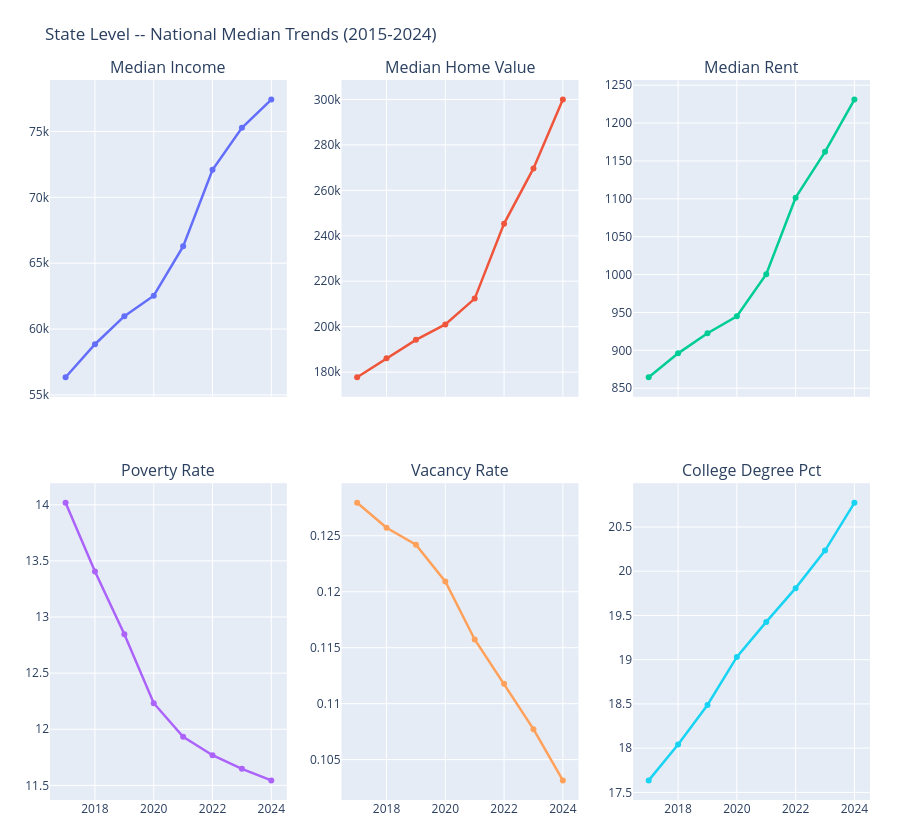

Here is the notebook cell this chart was saved with:
### Code cell
# ---- Viz: State-Level Timeline (2015-2024) -- National Median of Key ACS Attributes ----
if len(df_states_all) > 0:
    key_attrs = ["median_income", "median_home_value", "median_rent",
                 "poverty_rate", "vacancy_rate", "college_degree_pct"]
    avail = [a for a in key_attrs if a in df_states_all.columns]
    df_st_ann = df_states_all.groupby("year")[avail].median().reset_index()
    n_cols = 3
    n_rows = (len(avail) + n_cols - 1) // n_cols
    fig = make_subplots(
        rows=n_rows, cols=n_cols,
        subplot_titles=[a.replace("_", " ").title() for a in avail],
        shared_xaxes=True, vertical_spacing=0.12,
    )
    colors = px.colors.qualitative.Plotly
    for idx, attr in enumerate(avail):
        r, c = divmod(idx, n_cols)
        fig.add_trace(
            go.Scatter(x=df_st_ann["year"], y=df_st_ann[attr],
                       mode="lines+markers", name=attr.replace("_", " ").title(),
                       line=dict(color=colors[idx % len(colors)], width=2.5),
                       showlegend=False),
            row=r + 1, col=c + 1,
        )
    fig.update_layout(
        title="State Level -- National Median Trends (2015-2024)",
        height=420 * n_rows, margin=dict(l=50, r=30, t=80, b=40),
    )
    fig.update_xaxes(dtick=2)
    fig.show()
else:
    print("No state data for timeline visualization")

### Figure 1 — Plotly figure (JSON) as saved in the notebook; plotly's stock layout.template omitted (floating-point values rounded to 4 significant figures)
{"data": [{"line": {"color": "#636EFA", "width": 2.5}, "mode": "lines+markers", "name": "Median Income", "showlegend": false, "type": "scatter", "x": [2017, 2018, 2019, 2020, 2021, 2022, 2023, 2024], "xaxis": "x", "y": [56340.0, 58850.0, 60980.0, 62530.0, 66280.0, 72090.0, 75270.0, 77420.0], "yaxis": "y"}, {"line": {"color": "#EF553B", "width": 2.5}, "mode": "lines+markers", "name": "Median Home Value", "showlegend": false, "type": "scatter", "x": [2017, 2018, 2019, 2020, 2021, 2022, 2023, 2024], "xaxis": "x2", "y": [177800.0, 186100.0, 194200.0, 201000.0, 212400.0, 245400.0, 269600.0, 300000.0], "yaxis": "y2"}, {"line": {"color": "#00CC96", "width": 2.5}, "mode": "lines+markers", "name": "Median Rent", "showlegend": false, "type": "scatter", "x": [2017, 2018, 2019, 2020, 2021, 2022, 2023, 2024], "xaxis": "x3", "y": [864.5, 896.0, 922.5, 945.0, 1000.0, 1102.0, 1162.0, 1231.0], "yaxis": "y3"}, {"line": {"color": "#AB63FA", "width": 2.5}, "mode": "lines+markers", "name": "Poverty Rate", "showlegend": false, "type": "scatter", "x": [2017, 2018, 2019, 2020, 2021, 2022, 2023, 2024], "xaxis": "x4", "y": [14.02, 13.4, 12.85, 12.23, 11.93, 11.77, 11.65, 11.54], "yaxis": "y4"}, {"line": {"color": "#FFA15A", "width": 2.5}, "mode": "lines+markers", "name": "Vacancy Rate", "showlegend": false, "type": "scatter", "x": [2017, 2018, 2019, 2020, 2021, 2022, 2023, 2024], "xaxis": "x5", "y": [0.1279, 0.1257, 0.1242, 0.1209, 0.1157, 0.1118, 0.1077, 0.1031], "yaxis": "y5"}, {"line": {"color": "#19D3F3", "width": 2.5}, "mode": "lines+markers", "name": "College Degree Pct", "showlegend": false, "type": "scatter", "x": [2017, 2018, 2019, 2020, 2021, 2022, 2023, 2024], "xaxis": "x6", "y": [17.64, 18.04, 18.49, 19.03, 19.43, 19.81, 20.23, 20.77], "yaxis": "y6"}], "layout": {"annotations": [{"font": {"size": 16}, "showarrow": false, "text": "Median Income", "x": 0.1444, "xanchor": "center", "xref": "paper", "y": 1, "yanchor": "bottom", "yref": "paper"}, {"font": {"size": 16}, "showarrow": false, "text": "Median Home Value", "x": 0.5, "xanchor": "center", "xref": "paper", "y": 1, "yanchor": "bottom", "yref": "paper"}, {"font": {"size": 16}, "showarrow": false, "text": "Median Rent", "x": 0.8556, "xanchor": "center", "xref": "paper", "y": 1, "yanchor": "bottom", "yref": "paper"}, {"font": {"size": 16}, "showarrow": false, "text": "Poverty Rate", "x": 0.1444, "xanchor": "center", "xref": "paper", "y": 0.44, "yanchor": "bottom", "yref": "paper"}, {"font": {"size": 16}, "showarrow": false, "text": "Vacancy Rate", "x": 0.5, "xanchor": "center", "xref": "paper", "y": 0.44, "yanchor": "bottom", "yref": "paper"}, {"font": {"size": 16}, "showarrow": false, "text": "College Degree Pct", "x": 0.8556, "xanchor": "center", "xref": "paper", "y": 0.44, "yanchor": "bottom", "yref": "paper"}], "height": 840, "margin": {"b": 40, "l": 50, "r": 30, "t": 80}, "title": {"text": "State Level -- National Median Trends (2015-2024)"}, "xaxis": {"anchor": "y", "domain": [0, 0.2889], "dtick": 2, "matches": "x4", "showticklabels": false}, "xaxis2": {"anchor": "y2", "domain": [0.3556, 0.6444], "dtick": 2, "matches": "x5", "showticklabels": false}, "xaxis3": {"anchor": "y3", "domain": [0.7111, 1], "dtick": 2, "matches": "x6", "showticklabels": false}, "xaxis4": {"anchor": "y4", "domain": [0, 0.2889], "dtick": 2}, "xaxis5": {"anchor": "y5", "domain": [0.3556, 0.6444], "dtick": 2}, "xaxis6": {"anchor": "y6", "domain": [0.7111, 1], "dtick": 2}, "yaxis": {"anchor": "x", "domain": [0.56, 1]}, "yaxis2": {"anchor": "x2", "domain": [0.56, 1]}, "yaxis3": {"anchor": "x3", "domain": [0.56, 1]}, "yaxis4": {"anchor": "x4", "domain": [0, 0.44]}, "yaxis5": {"anchor": "x5", "domain": [0, 0.44]}, "yaxis6": {"anchor": "x6", "domain": [0, 0.44]}}}
